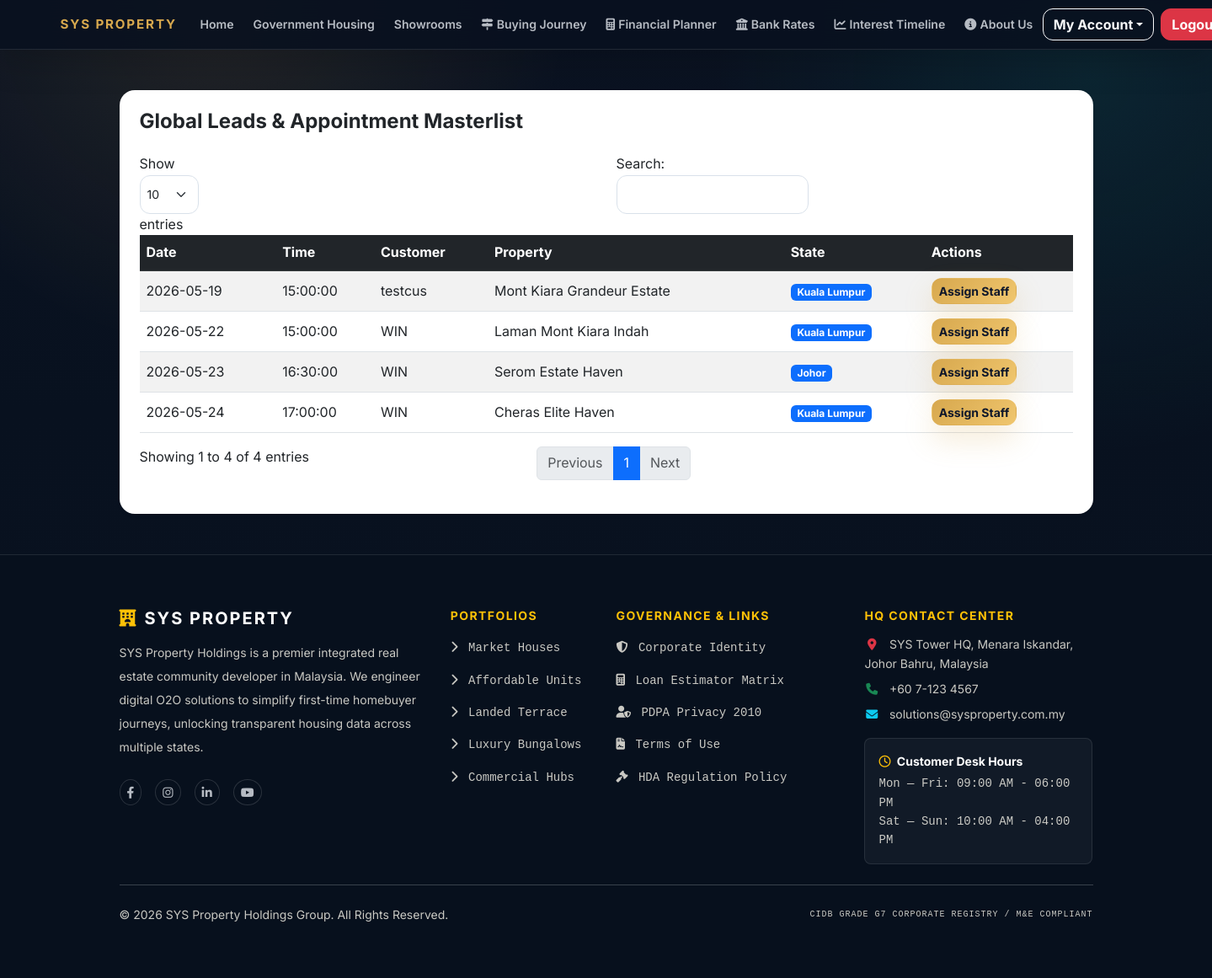
Before: /admin/appointments.php (signed in) with the older database file.
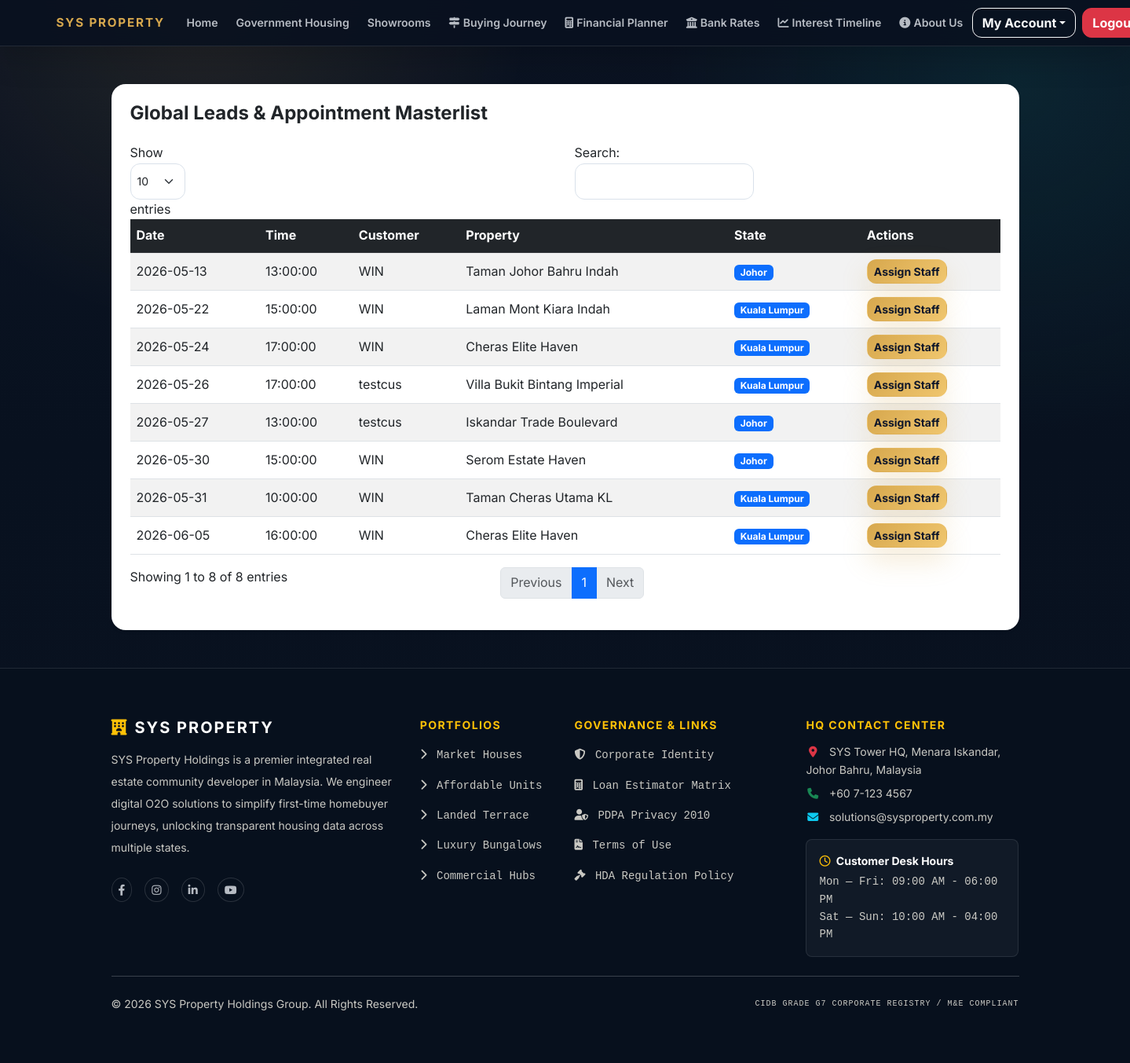
After: the same page with the newer database file.
### tables this page shows
CREATE TABLE `appointments` (
  `appointment_id` int(11) NOT NULL,
  `customer_id` int(11) NOT NULL,
  `property_id` int(11) NOT NULL,
  `assigned_staff_id` int(11) DEFAULT NULL,
  `service_type` enum('SHOWROOM_VIEWING','FINANCIAL_CONSULTATION') NOT NULL,
  `appointment_date` date NOT NULL,
  `appointment_time` time NOT NULL,
  `status` enum('REQUESTED','ASSIGNED','COMPLETED','NO_SHOW','CANCELLED') NOT NULL DEFAULT 'REQUESTED',
  `staff_remarks` text DEFAULT NULL
);

CREATE TABLE `customers` (
  `customer_id` int(11) NOT NULL,
  `full_name` varchar(255) NOT NULL,
  `phone_number` varchar(20) NOT NULL,
  `marital_status` enum('SINGLE','MARRIED') NOT NULL,
  `dependents_count` int(11) NOT NULL DEFAULT 0,
  `occupation` varchar(150) NOT NULL,
  `monthly_income` decimal(10,2) NOT NULL,
  `profile_image` varchar(255) DEFAULT NULL
);

CREATE TABLE `properties` (
  `property_id` int(11) NOT NULL,
  `property_code` varchar(20) NOT NULL,
  `project_name` varchar(255) NOT NULL,
  `state` varchar(100) NOT NULL,
  `property_type` enum('AFFORDABLE','TERRACE','BUNGALOW','COMMERCIAL','APARTMENT') NOT NULL,
  `price` decimal(12,2) NOT NULL,
  `total_units` int(11) NOT NULL,
  `built_up_sqft` int(11) NOT NULL,
  `income_limit_rm` decimal(10,2) DEFAULT NULL,
  `status` enum('ACTIVE','SOLD_OUT','ARCHIVED') NOT NULL DEFAULT 'ACTIVE',
  `image_filename` varchar(255) NOT NULL,
  `image_search_keyword` varchar(255) NOT NULL,
  `is_affordable` tinyint(1) NOT NULL DEFAULT 0
);

### admin/appointments.php (the view, shortened to what this page needs)
<?php
require_once '../includes/db_connect.php';
$res = $conn->query("SELECT a.appointment_id, a.appointment_date, a.appointment_time, c.full_name, p.project_name, p.state FROM appointments a JOIN customers c ON a.customer_id = c.customer_id JOIN properties p ON a.property_id = p.property_id WHERE a.status = 'REQUESTED'");
include '../includes/header.php';
?>
<div class="container mt-5">
    <div class="card shadow-sm border-0">
        <div class="card-body p-4">
            <h4 class="fw-bold mb-4">Global Leads & Appointment Masterlist</h4>
            <div class="table-responsive">
                <table id="assignTable" class="table table-striped table-hover align-middle">
                    <thead class="table-dark">
                        <tr>
                            <th>Date</th>
                            <th>Time</th>
                            <th>Customer</th>
                            <th>Property</th>
                            <th>State</th>
                            <th>Actions</th>
                        </tr>
                    </thead>
                    <tbody>
                        <?php
                        while ($row = $res->fetch_assoc()):
                            $state = $row['state'];
                        ?>
                            <tr>
                                <td><?php echo $row['appointment_date']; ?></td>
                                <td><?php echo $row['appointment_time']; ?></td>
                                <td><?php echo htmlspecialchars($row['full_name']); ?></td>
                                <td><?php echo htmlspecialchars($row['project_name']); ?></td>
                                <td><span class="badge bg-primary"><?php echo htmlspecialchars($state); ?></span></td>
                                <td>
                                    <button class="btn btn-sm btn-primary fw-bold" data-bs-toggle="modal" data-bs-target="#assignModal<?php echo $row['appointment_id']; ?>">Assign Staff</button>
                                </td>
                            </tr>
                        <?php endwhile;?>
                    </tbody>
                </table>
            </div>
        </div>
    </div>
</div>
<?php include '../includes/footer.php';?>

Changed rows visible on the page:
no longer on this page (row edited): appointments: appointment_date "2026-05-23", appointment_time "16:30:00", customer.full_name "WIN", property.project_name "Serom Estate Haven", property.state "Johor"
no longer on this page (row edited): appointments: appointment_date "2026-05-19", appointment_time "15:00:00", customer.full_name "testcus", property.project_name "Mont Kiara Grandeur Estate", property.state "Kuala Lumpur"
now on this page (row edited): appointments: appointment_date "2026-05-13", appointment_time "13:00:00", customer.full_name "WIN", property.project_name "Taman Johor Bahru Indah", property.state "Johor"
added appointments: appointment_date "2026-05-26", appointment_time "17:00:00", customer.full_name "testcus", property.project_name "Villa Bukit Bintang Imperial", property.state "Kuala Lumpur"
added appointments: appointment_date "2026-05-27", appointment_time "13:00:00", customer.full_name "testcus", property.project_name "Iskandar Trade Boulevard", property.state "Johor"
added appointments: appointment_date "2026-05-31", appointment_time "10:00:00", customer.full_name "WIN", property.project_name "Taman Cheras Utama KL", property.state "Kuala Lumpur"
added appointments: appointment_date "2026-05-30", appointment_time "15:00:00", customer.full_name "WIN", property.project_name "Serom Estate Haven", property.state "Johor"
added appointments: appointment_date "2026-06-05", appointment_time "16:00:00", customer.full_name "WIN", property.project_name "Cheras Elite Haven", property.state "Kuala Lumpur"
Other visible differences:
text written by a page script: "Show entries Search: Showing 1 to 4 of 4 entries Previous 1 Next" → "Show entries Search: Showing 1 to 8 of 8 entries Previous 1 Next"
